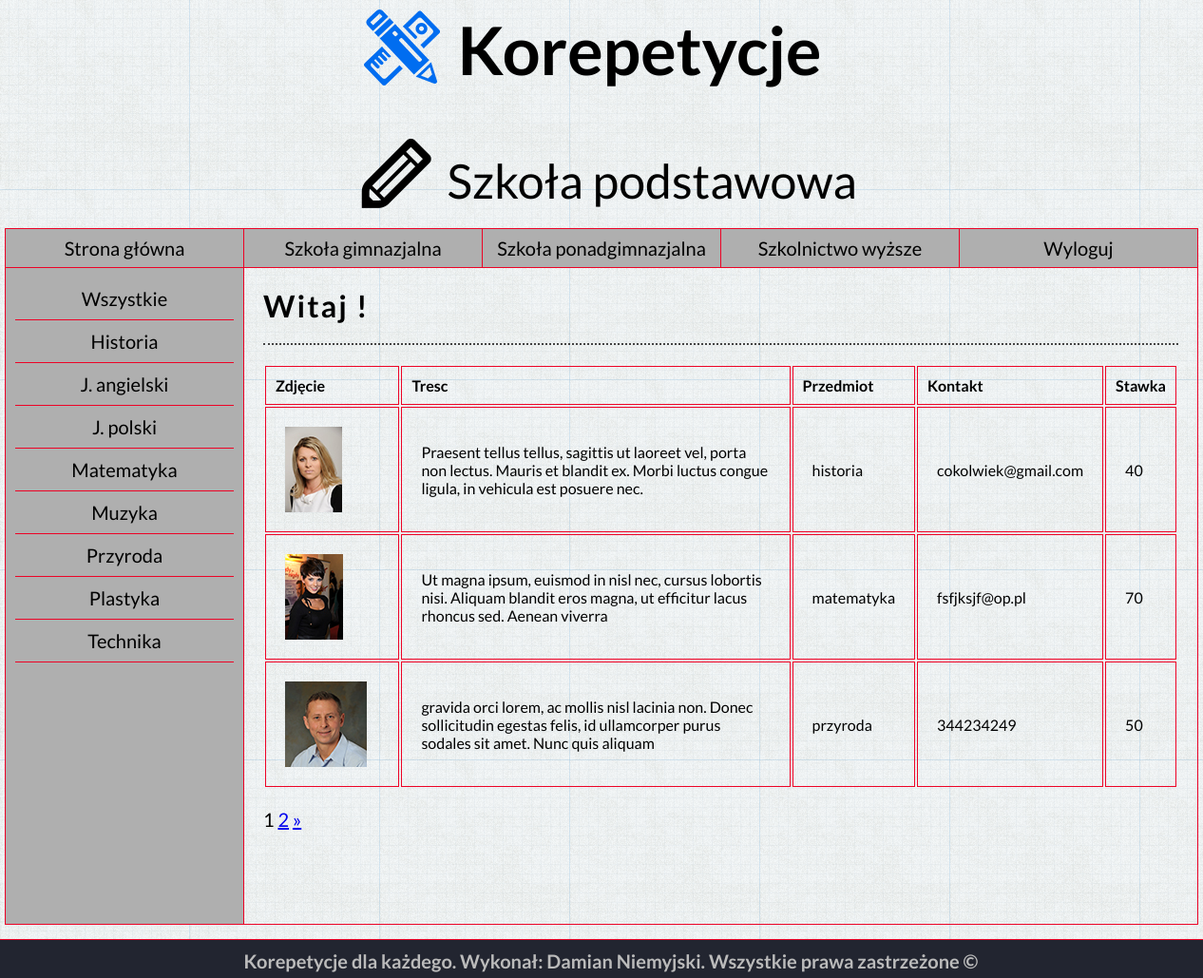
Screenshot of /podstawowka.php (signed in) with the database file from the repository.
### tables this page shows
CREATE TABLE `ogloszenia` (
  `id` int(11) NOT NULL,
  `tresc` text NOT NULL,
  `szkola` text NOT NULL,
  `przedmiot` text NOT NULL,
  `kontakt` text NOT NULL,
  `stawka` int(11) NOT NULL,
  `zdjecie` text NOT NULL
);

### podstawowka.php (the view, shortened to what this page needs)
<!DOCTYPE HTML5>
<html lang="pl">
<head>
	<link rel="stylesheet" href="style.css" type="text/css" />
	<link rel="stylesheet" href="css/fontello.css" type="text/css"/>
</head>
<body>
	<div id="container">
		<div id="logo"><img src="img/logo.png" style="float: left;" alt="logo korepetycji"/>Korepetycje</div>
		<div class="school"><i class="icon-pencil"></i>Szkoła podstawowa</div>
		<div class="menu">
			<ol>
				<li><a href="index.php">Strona główna</a></li>
				<li><a href="gimnazjum.php">Szkoła gimnazjalna</a></li>
				<li><a href="liceum.php">Szkoła ponadgimnazjalna</a></li>
				<li><a href="inne.php">Szkolnictwo wyższe</a></li>
				<li><a href="wyloguj.php">Wyloguj</a></li>
			</ol>
		</div>
		<div id="page">
			<div id="sidebar">
				<div class="Subjects"><a href=podstawowka.php class="but">Wszystkie</a></div>
				<div class="Subjects"><a href=podstawowka.php?przedmiot=historia class="but">Historia</a></div>
				<div class="Subjects"><a href=podstawowka.php?przedmiot=angielski class="but">J. angielski</a></div>
				<div class="Subjects"><a href=podstawowka.php?przedmiot=polski class="but">J. polski</a></div>
				<div class="Subjects"><a href=podstawowka.php?przedmiot=matematyka class="but">Matematyka</a></div>
				<div class="Subjects"><a href=podstawowka.php?przedmiot=muzyka class="but">Muzyka</a></div>
				<div class="Subjects"><a href=podstawowka.php?przedmiot=przyroda class="but">Przyroda</a></div>
				<div class="Subjects"><a href=podstawowka.php?przedmiot=plastyka class="but">Plastyka</a></div>
				<div class="Subjects"><a href=podstawowka.php?przedmiot=technika class="but">Technika</a></div>
			</div>
			<div id="content">
				<span class="bigtitle">
				<?php
					echo "Witaj ".$_SESSION['imie']."!";
				?>
				</span>
				<div class="dottedline"></div>
				<?php
					require_once "polaczenie.php";
					$polacz = @new mysqli($host, $db_user, $db_password, $db_name);
					if($polacz->connect_errno!=0)
					{
						echo "Error: ".$polacz->connect_errno;
					}
					else
					{
						$cur_page = isset($_GET['page']) ? $_GET['page'] : 1;
						$results_per_page = 3;
						$skip = (($cur_page - 1) * $results_per_page);
						$query = "SELECT * FROM ogloszenia WHERE szkola='podstawowka'";
						$data = mysqli_query($polacz, $query);
						$total = mysqli_num_rows($data);
						$num_pages = ceil($total / $results_per_page);
						$query .=  " LIMIT $skip, $results_per_page";
						$result = mysqli_query($polacz, $query);
						 echo "<p>";
						 echo "<table boder=\"1\"><tr>";
						 echo '<td style="border: solid 1px #ED0326; padding:10; width: 120px;"><strong>Zdjęcie</strong></td>';
						 echo '<td style="border: solid 1px #ED0326; padding:10; width: 400px;"><strong>Tresc</strong></td>';
						 echo '<td style="border: solid 1px #ED0326; padding:10; width: 100px;"><strong>Przedmiot</strong></td>';
						 echo '<td style="border: solid 1px #ED0326; padding:10; width: 170px;"><strong>Kontakt</strong></td>';
						 echo '<td style="border: solid 1px #ED0326; padding:10; width: 50px;"><strong>Stawka</strong></td>';
						 echo '</tr>';
						while ( $row = mysqli_fetch_array($result) )
						{
							echo '<td style="border: solid 1px #ED0326; padding:20;">' . $row[6] . "</td>";
							echo '<td style="border: solid 1px #ED0326; padding:20;">' . $row[1] . "</td>";
							echo '<td style="border: solid 1px #ED0326; padding:20;">' . $row[3] . "</td>";
							echo '<td style="border: solid 1px #ED0326; padding:20;">' . $row[4] ."</td>";
							echo '<td style="border: solid 1px #ED0326; padding:20;">' . $row[5] . "</td>";
						}
						echo "</table>";
						function generate_page_links($cur_page, $num_pages)
						{
							 $page_links = '';
							 $i = $cur_page - 4;
							 $page = $i + 8;
							 for ($i; $i <= $page; $i++)
							 {
								  if ($i > 0 && $i <= $num_pages)
								  {
									   if ($cur_page == $i  && $i != 0)
									   {
											$page_links .= '' . $i;
									   }
									   else
									   {
											$page_links .= ' <a href="' . $_SERVER['PHP_SELF'] . '?page=' . $i . '"> ' . $i . '</a> ';
									   }
								  }
							 }
							 if ($cur_page < $num_pages)
							 {
								  $page_links .= '<a href="' . $_SERVER['PHP_SELF'] . '?page=' . ($cur_page + 1) . '">»</a>';
							 }
							 return $page_links;
						}
						echo "<p>";
						if ($num_pages > 1)
						{
							 echo generate_page_links($cur_page, $num_pages);
						}
					}
				?>
			</div>
		</div>
		<div id="footer">Korepetycje dla każdego. Wykonał: Damian Niemyjski. Wszystkie prawa zastrzeżone &copy;</div>
	</div>
</body>
</html>

### style.css (style rules this page uses)
body { background-image: url("img/tlo.png"); font-size: 20px; font-family: 'Lato', sans-serif; margin: 0; height:100%; width:100%; }
#container { width: 100%; margin-left: auto; margin-right: auto; }
#logo { width: 500px; font-size: 70px; text-align: center; margin-left: auto; margin-right: auto; padding: 10px; font-weight: 700; }
#footer { padding: 10px; text-align: center; background-color: #222530; height: 20px; font-weight: 700; border-top: 1px solid #ED0326; margin-top: 15px; color: #bbb; margin-left:0; margin-right:0; width: 100%; }
.school { font-size: 50px; weight: 400px; text-align: center; margin-left: auto; margin-right: auto; padding: 10px; }
.menu { width: 1256px; margin-left: auto; margin-right: auto; text-align: center; background-color: #afafaf; border-top: 1px solid #ED0326; border-bottom: 1px solid #ED0326; height: 40 px; }
ol { padding: 0; margin: 0; list-style-type: none; height: 40px; line-height: 200%; }
ol > li { float: left; width: 250px; height: 40x; border-right: 1px solid #ED0326; }
ol > li:first-child { border-left: 1px solid #ED0326; }
ol a { color: #000; text-decoration: none; list-style-type: none; display: block; }
#page { width:1256px; margin-left: auto; margin-right:auto; }
#sidebar { float: left; text-align: center; background-color: #afafaf; width: 230px; padding: 10px; height:670px; border-left: 1px solid #ED0326; border-right: 1px solid #ED0326; border-bottom: 1px solid #ED0326; }
.Subjects { padding: 10px; border-bottom: 1px solid #ED0326; display: block; }
#content { float: left; width: 963px; height: 650px; padding: 20px; border-right: 1px solid #ED0326; border-bottom: 1px solid #ED0326; }
.bigtitle { font-size: 32px; font-weight: 700; letter-spacing: 2px; }
.dottedline { height: 5px; margin-top:15px; margin-bottom: 20px; border-bottom:2px dotted #444444; }
a.but { color: #000; text-decoration: none; }

### rows the page displays
ogloszenia: zdjecie (picture), tresc "Praesent tellus tellus, sagittis ut laoreet vel, porta non lectus. Mauris et blandit ex. Morbi luctus congue ligula, in vehicula est posuere nec.", przedmiot "historia", kontakt "cokolwiek@gmail.com", stawka "40"
ogloszenia: zdjecie (picture), tresc "Ut magna ipsum, euismod in nisl nec, cursus lobortis nisi. Aliquam blandit eros magna, ut efficitur lacus rhoncus sed. Aenean viverra", przedmiot "matematyka", kontakt "fsfjksjf@op.pl", stawka "70"
ogloszenia: zdjecie (picture), tresc "gravida orci lorem, ac mollis nisl lacinia non. Donec sollicitudin egestas felis, id ullamcorper purus sodales sit amet. Nunc quis aliquam", przedmiot "przyroda", kontakt "344234249", stawka "50"
